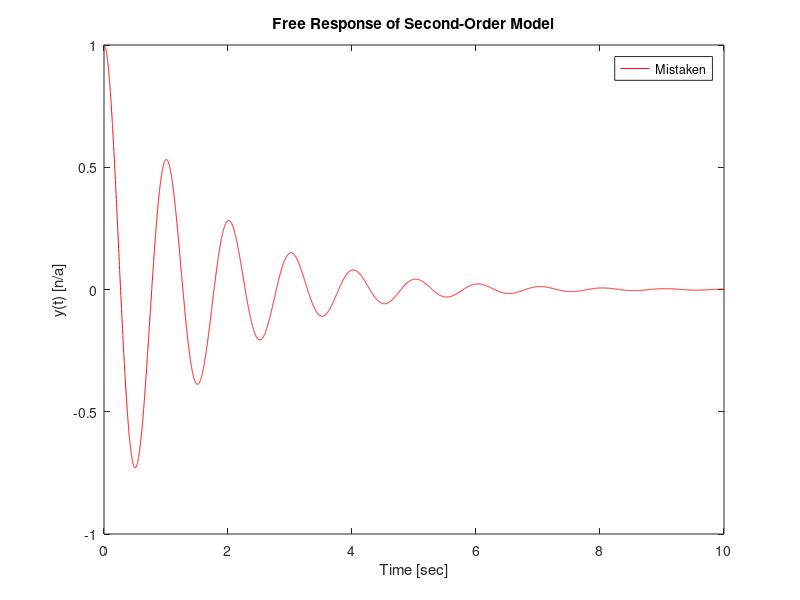

This chart was generated by the following MATLAB code:
% Illustration of Second-Order LTI Free Response

% Model Parameters 
wn = 1*2*pi;  % undamped nat'l freq. [rad/s]
zeta = 0.1;   % damping ratio [n/a]cd 

% Initial condition
y0 = 1;  %  y(t=0)
v0 = 0;

% Describe a vector of times for the solution
dt = 0.001;   % Time step [s]
Tend = 10;  % End of time horizon for simulation [s]
tt = 0:dt:Tend;  

% Mistaken Solution to DE
wd = wn*sqrt(1-zeta^2);
Yeqn = y0*exp(-zeta*wn*tt).*cos(wd*tt);

% Solution to DE
wd = wn*sqrt(1-zeta^2);
C = sqrt(y0^2+((v0+zeta*wn*y0)/(wd))^2)
phi = atan((v0+zeta*wn*y0)/(wd*y0))
Yeqn2 = C*exp(-zeta*wn*tt).*cos(wd*tt-phi);

% Plot the Results
figure(1); clf()
%plot(tt,Yeqn,'b-')
%hold on
plot(tt,Yeqn2,'r-')
xlabel('Time [sec]')
ylabel('y(t) [n/a]')
legend('Mistaken','Corrected')
title('Free Response of Second-Order Model')
